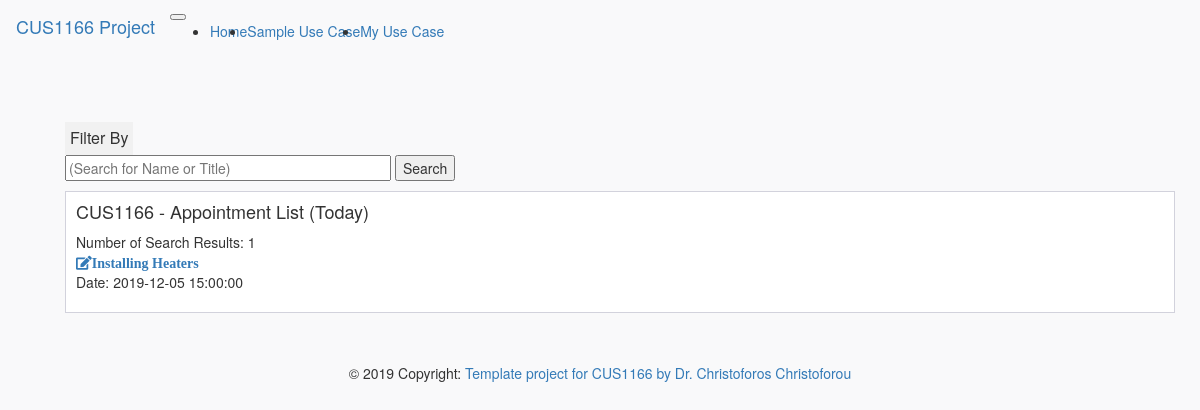
/appointmentsearch/1, run on the app's committed database.
### app/models.py (models this page shows)
class Appointment(db.Model):
    appointment_id = db.Column(db.Integer, primary_key=True)
    appointment_title = db.Column(db.String)
    appointment_start_date = db.Column(db.DateTime)
    appointment_duration = db.Column(db.String)
    appointment_location = db.Column(db.String)
    customer_name = db.Column(db.String)
    customer_notes = db.Column(db.String)

### app/main/routes.py (the view, shortened to what this page needs)
@bp.route('/appointmentsearch/<int:filterby>', methods=['GET','POST'])
def search_appointment(filterby):
    def sameDay(now,specificAppointmentTime):
        return specificAppointmentTime.year==now.year and specificAppointmentTime.month==now.month and specificAppointmentTime.day==now.day
    def sameWeek(now,specificAppointmentTime):
        return now.isocalendar()[1]==specificAppointmentTime.isocalendar()[1] and now.year==specificAppointmentTime.year
    appointment_list = Appointment.query.all()
    now = datetime.now()
    if filterby==0:#No Filter
        print('No Filter')
    elif filterby==1:#Filter for today
        for appointment in reversed(appointment_list):#if not reversed, array will skip certian items when removed
            if not sameDay(now, appointment.appointment_start_date):
                appointment_list.remove(appointment)
    elif filterby==2:#Filter for this week
        for appointment in reversed(appointment_list):#if not reversed, array will skip certian items when removed
            if not sameWeek(now, appointment.appointment_start_date):
                appointment_list.remove(appointment)
    elif filterby==3:#Filter Overdue (Everything before current datetime)
        for appointment in reversed(appointment_list):#if not reversed, array will skip certian items when removed
            if appointment.appointment_start_date>now:
                appointment_list.remove(appointment)
    else:
        print('No Filter')
    search=''
    form = SearchForm()
    count = len(appointment_list)
    return render_template("main/appointmentsearch.html",appointment_list = appointment_list, filterby=filterby,search=search, count=count, form=form)

### app/main/forms.py
class SearchForm(FlaskForm):
    search = StringField('Search')
    submit = SubmitField('submit')

### app/templates/main/appointmentsearch.html (shortened to what this page needs)
{% extends "menu.html" %}
{% block main_content %}
<link rel="stylesheet", type="text/css", href="{{url_for('static', filename='css/dropdown.css')}}">
<div class="page-content page-container" id="page-content">
    <div class="padding">
        <div class="row container d-flex justify-content-center">
            <div class="col-lg-12">
                <div class="dropdown">
                  <button class="dropbtn">Filter By</button>
                </div>
                <form action="{{url_for('main.search_appointment', filterby=filterby)}}" method="POST" novalidate>
                  <p>
                  {{form.search(size=40, placeholder="(Search for Name or Title)")}}
                  <input type="submit", value="Search">
                  </p>
                </form>
                <div class="card px-3">
                    <h4>CUS1166 - Appointment List
                      {% if filterby == 0 %}
                        <span>(No Filter)</span>
                      {% elif filterby == 1 %}
                        <span>(Today)</span>
                      {% elif filterby == 2 %}
                        <span>(This Week)</span>
                      {% elif filterby == 3 %}
                        <span>(Overdue)</span>
                      {% else %}
                        <span>(No Filter)</span>
                      {% endif %}
                    </h4>
                    <span>Number of Search Results: {{count}}</span>
                    {% for appointment in appointment_list %}
                        <a href="{{url_for('main.appointment', appointment_id=appointment.appointment_id)}}">
                             <i class="fas fa-edit">{{appointment.appointment_title}}</i>
                        </a>
                        <span>Date: {{appointment.appointment_start_date}}</span>
                        <br>
                    {% endfor %}
                </div>
            </div>
        </div>
    </div>
</div>
{% endblock %}

### app/static/css/cus1166_custom.css (style rules this page uses)
body { background-color: #f9f9fa }
.padding { padding: 5rem }
.card { box-shadow: none; -webkit-box-shadow: none; -moz-box-shadow: none; -ms-box-shadow: none }
.pl-3, .px-3 { padding-left: 1rem !important }
.card { position: relative; display: flex; flex-direction: column; min-width: 0; word-wrap: break-word; background-color: #fff; background-clip: border-box; border: 1px solid #d2d2dc; border-radius: 0 }
.pr-3, .px-3 { padding-right: 1rem !important }
.d-flex { display: flex !important }
.d-flex, .loader-demo-box, .distribution-chart-legend .distribution-chart, .distribution-chart-legend .distribution-chart .item, .list-wrapper ul li, .email-wrapper .mail-sidebar .menu-bar .profile-list-item a, .email-wrapper .mail-sidebar .menu-bar .profile-list-item a .user, .email-wrapper .mail-list-container .mail-list .details, .email-wrapper .message-body .attachments-sections ul li .thumb, .email-wrapper .message-body .attachments-sections ul li .details .buttons, .lightGallery .image-tile .demo-gallery-poster, .swal2-modal, .navbar .navbar-menu-wrapper .navbar-nav, .navbar .navbar-menu-wrapper .navbar-nav .nav-item.nav-profile, .navbar .navbar-menu-wrapper .navbar-nav .nav-item.dropdown .navbar-dropdown .dropdown-item { display: flex !important }

### app/static/css/dropdown.css (style rules this page uses)
.dropbtn { background-color: #f1f1f1; padding: 5px; font-size: 16px; border: none; }
.dropdown { position: relative; display: inline-block; }

### data on the page
Appointment: appointment_title "Installing Heaters", appointment_start_date "2019-12-05 15:00:00"

### other printed values
{{ count }} "1"
